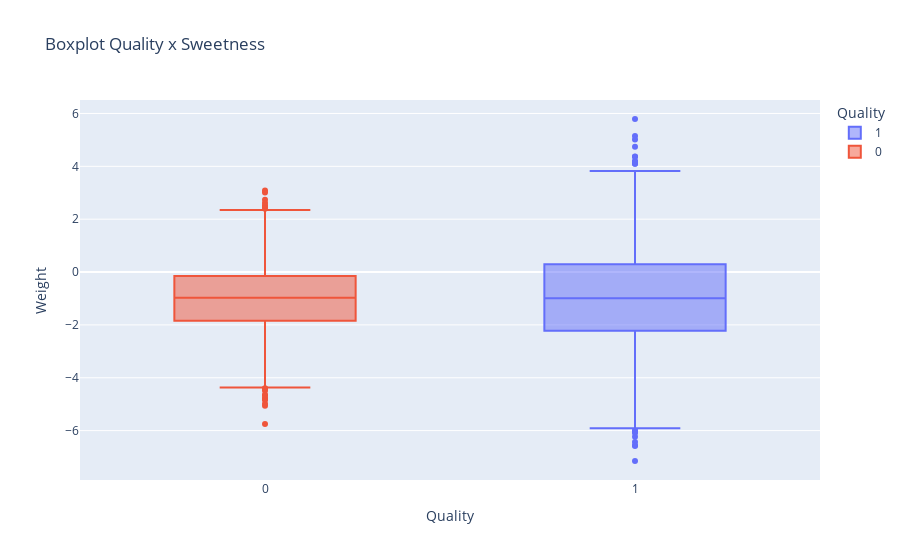

Write notebook code for a chart like this one.
### Code cell
# Boxplot Quality x Weight
px.box(df_frutas, x='Quality', y='Weight', color='Quality', title='Boxplot Quality x Sweetness')

### Figure 1 — Plotly figure (JSON) as saved in the notebook; plotly's stock layout.template omitted (floating-point values rounded to 4 significant figures; data arrays with more than 128 entries replaced by an {"elided": "..."} marker saying what was removed)
{"data": [{"alignmentgroup": "True", "hovertemplate": "Quality=%{x}<br>Weight=%{y}<extra></extra>", "legendgroup": "1", "marker": {"color": "#636efa"}, "name": "1", "notched": false, "offsetgroup": "1", "orientation": "v", "showlegend": true, "type": "box", "x": {"elided": "2004 int values"}, "x0": " ", "xaxis": "x", "y": {"elided": "2004 float values"}, "y0": " ", "yaxis": "y"}, {"alignmentgroup": "True", "hovertemplate": "Quality=%{x}<br>Weight=%{y}<extra></extra>", "legendgroup": "0", "marker": {"color": "#EF553B"}, "name": "0", "notched": false, "offsetgroup": "0", "orientation": "v", "showlegend": true, "type": "box", "x": {"elided": "1996 int values"}, "x0": " ", "xaxis": "x", "y": {"elided": "1996 float values"}, "y0": " ", "yaxis": "y"}], "layout": {"boxmode": "overlay", "legend": {"title": {"text": "Quality"}, "tracegroupgap": 0}, "title": {"text": "Boxplot Quality x Sweetness"}, "xaxis": {"anchor": "y", "categoryarray": [1, 0], "categoryorder": "array", "domain": [0, 1], "title": {"text": "Quality"}}, "yaxis": {"anchor": "x", "domain": [0, 1], "title": {"text": "Weight"}}}}
